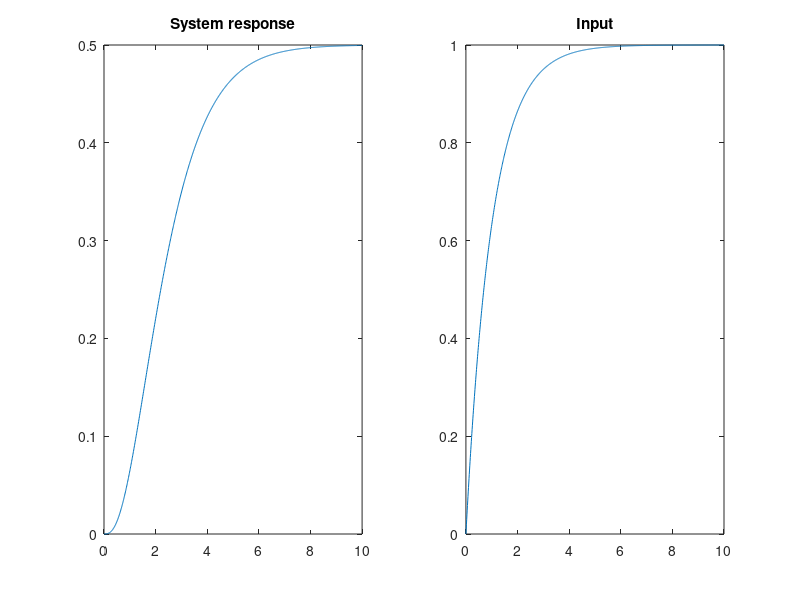

Here is the MATLAB script that generated this plot: (Note: this script raises an error after producing the figure.)
s=tf('s');
%transfer function of the system
T=1/((1+s)*(s+2));
%transfer function of the input
U=1/s*1/(1+s);
%transfer function of the response
Y=T*U;

Tend=10;
N=1000;
deltaT=Tend/N;

ts=linspace(0,Tend,N);
ys=impulse(Y,ts);
us=impulse(U,ts);

subplot(1,2,1);
plot(ts,ys);
title("System response")
subplot(1,2,2);
plot(ts,us);
title("Input")

data=iddata(ys,us,deltaT);
T_est=tfest(data,3);

Y_est=T_est*U;
ys_est=impulse(Y_est,ts);

figure(2)
plot(ts,ys,"r--");
hold on
plot(ts,ys_est,"b--");